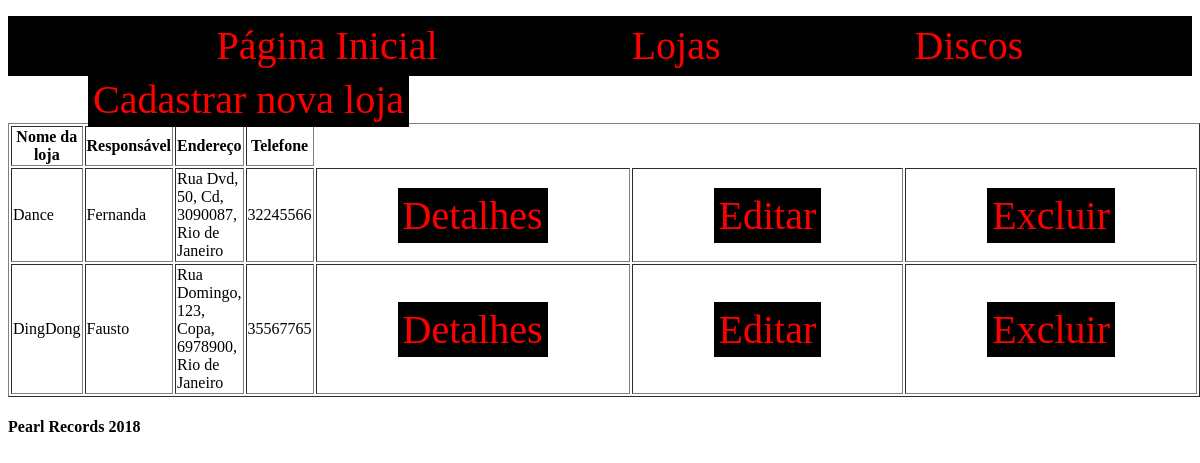
The page /listarLojas.php on the database its author committed.
### tables this page shows
CREATE TABLE `Loja` (
  `IdLoja` int(11) NOT NULL,
  `Dono` varchar(100) NOT NULL,
  `Telefone` varchar(20) NOT NULL,
  `EnderecoRua` varchar(30) NOT NULL,
  `EnderecoNumero` int(11) NOT NULL,
  `EnderecoBairro` varchar(30) NOT NULL,
  `EnderecoCEP` varchar(10) NOT NULL,
  `EnderecoCidade` varchar(50) NOT NULL,
  `Nome` varchar(70) DEFAULT NULL
);

### LojaDAO.php (called while the page is built, shortened)
<?php
	class LojaDAO{
		public function conectar(){
			$servidor = "localhost";
			$usuario = "root";
			$senha = "";
			$bancodados = "PearlRecords";
			$conexao = new mysqli($servidor, $usuario, $senha, $bancodados);
			return $conexao;
		}
		public function listarLojas(){
			$lojas = array();
			try{
				$d = $this->conectar();
				$query = "SELECT * FROM Loja";
				$resultado = $d->query($query);
				while($registro = mysqli_fetch_assoc($resultado)){
					$loja = new Loja();
					$loja->setIdLoja($registro['IdLoja']);
					$loja->setNome($registro['Nome']);
					$loja->setDono($registro['Dono']);
					$loja->setTelefone($registro['Telefone']);
					$loja->setRua($registro['EnderecoRua']);
					$loja->setNumero($registro['EnderecoNumero']);
					$loja->setBairro($registro['EnderecoBairro']);
					$loja->setCEP($registro['EnderecoCEP']);
					$loja->setCidade($registro['EnderecoCidade']);
					array_push($lojas, $loja);
				}
			}catch(Exception $ex){
				$situacao = FALSE;
				echo $ex->getFile().' : '.$ex->getLine().' : '.$ex->getMessage();
			}
			return $lojas;
		}
	}
?>

### Loja.php (called while the page is built)
<?php
	class Loja {
		private $dono;
		private $nome;
		private $telefone;
		private $id;
		private $rua;
		private $numero;
		private $bairro;
		private $cep;
		private $cidade;
		function getIdLoja(){
			return $this->id;
		}
		function setIdLoja($id){
			$this->id = $id;
		}
		function setNome($nome){
			$this->nome = $nome;
		}
		function getNome(){
			return $this->nome;
		}
		function setDono($dono){
			$this->dono = $dono;
		}
		function getDono(){
			return $this->dono;
		}
		function setTelefone($telefone){
			$this->telefone = $telefone;
		}
		function getTelefone(){
			return $this->telefone;
		}
		function setRua($rua){
			$this->rua = $rua;
		}
		function getRua(){
			return $this->rua;
		}
		function setNumero($numero){
			$this->numero = $numero;
		}
		function getNumero(){
			return $this->numero;
		}
		function setBairro($bairro){
			$this->bairro = $bairro;
		}
		function getBairro(){
			return $this->bairro;
		}
		function setCEP($cep){
			$this->cep = $cep;
		}
		function getCEP(){
			return $this->cep;
		}
		function setCidade($cidade){
			$this->cidade = $cidade;
		}
		function getCidade(){
			return $this->cidade;
		}
	}
?>

### listarLojas.php (the view, shortened to what this page needs)
<?php
require_once 'Loja.php';
require_once 'LojaDAO.php';
$banco_loja = new LojaDAO();
$lojas = $banco_loja->listarLojas();
?>
<!DOCTYPE html>
<html>
    <head>
           <link rel="stylesheet" type="text/css" href="Menu.css">
    </head>
    <body>
        <header>
            <nav class="menu">
                <ul>
                    <li><a href = "index.php">Página Inicial</a></li>
                    <li><a href = "listarLojas.php">Lojas</a></li>
                    <li><a href = "listarDiscos.php">Discos</a></li>
                </ul>
            </nav>
        </header>
	<div class="cadastro">
		<a href="novaLoja.php" class="cadastrobutton">Cadastrar nova loja</a>
        </div>
        <div class="tabeladiscos">
		<table border=1>
			<thead>
			<tr>
				<th> Nome da loja </th>
				<th> Responsável </th>
				<th> Endereço </th>
				<th> Telefone </th>
			</tr>
			</thead>
			<tbody>
			<?php
				foreach($lojas as $loja){
			?>
				<tr>
					<td><?php echo $loja->getNome() ?></td>
					<td><?php echo $loja->getDono() ?></td>
					<td><?php echo $loja->getRua(), ", ", $loja->getNumero(), ", ", $loja->getBairro(), ", ", $loja->getCEP(), ", ", $loja->getCidade() ?></td>
					<td><?php echo $loja->getTelefone() ?></td>
					<td><a href="verDiscos.php?id=<?php echo $loja->getIdLoja();?>" class="tablebutton">Detalhes</a></td>
					<td><a href="alterarLoja.php?id=<?php echo $loja->getIdLoja();?>" class="tablebutton">Editar</a></td>
					<td><a href="excluirLoja.php?id=<?php echo $loja->getIdLoja();?>" class="tablebutton">Excluir</a></td>
				</tr>
			<?php   }  ?>
			</tbody>
		</table>
        </div>
        <footer>
            <h4>Pearl Records 2018</h4>
        </footer>
    </body>
</html>

### Menu.css (style rules this page uses)
header { height: 60px; background-color: #000000; text-align: center; }
.menu ul li { display:inline-block; line-height: 60px; margin: 0 10px; }
a { text-decoration: none; color: #ff0000; font-size: 40px; background-color: #000000; padding: 5px; margin: 80px; }

### rows shown on the page
loja: Nome "Dance", Dono "Fernanda", EnderecoRua "Rua Dvd", EnderecoNumero "50", EnderecoBairro "Cd", EnderecoCEP "3090087", EnderecoCidade "Rio de Janeiro", Telefone "32245566"
loja: Nome "DingDong", Dono "Fausto", EnderecoRua "Rua Domingo", EnderecoNumero "123", EnderecoBairro "Copa", EnderecoCEP "6978900", EnderecoCidade "Rio de Janeiro", Telefone "35567765"
